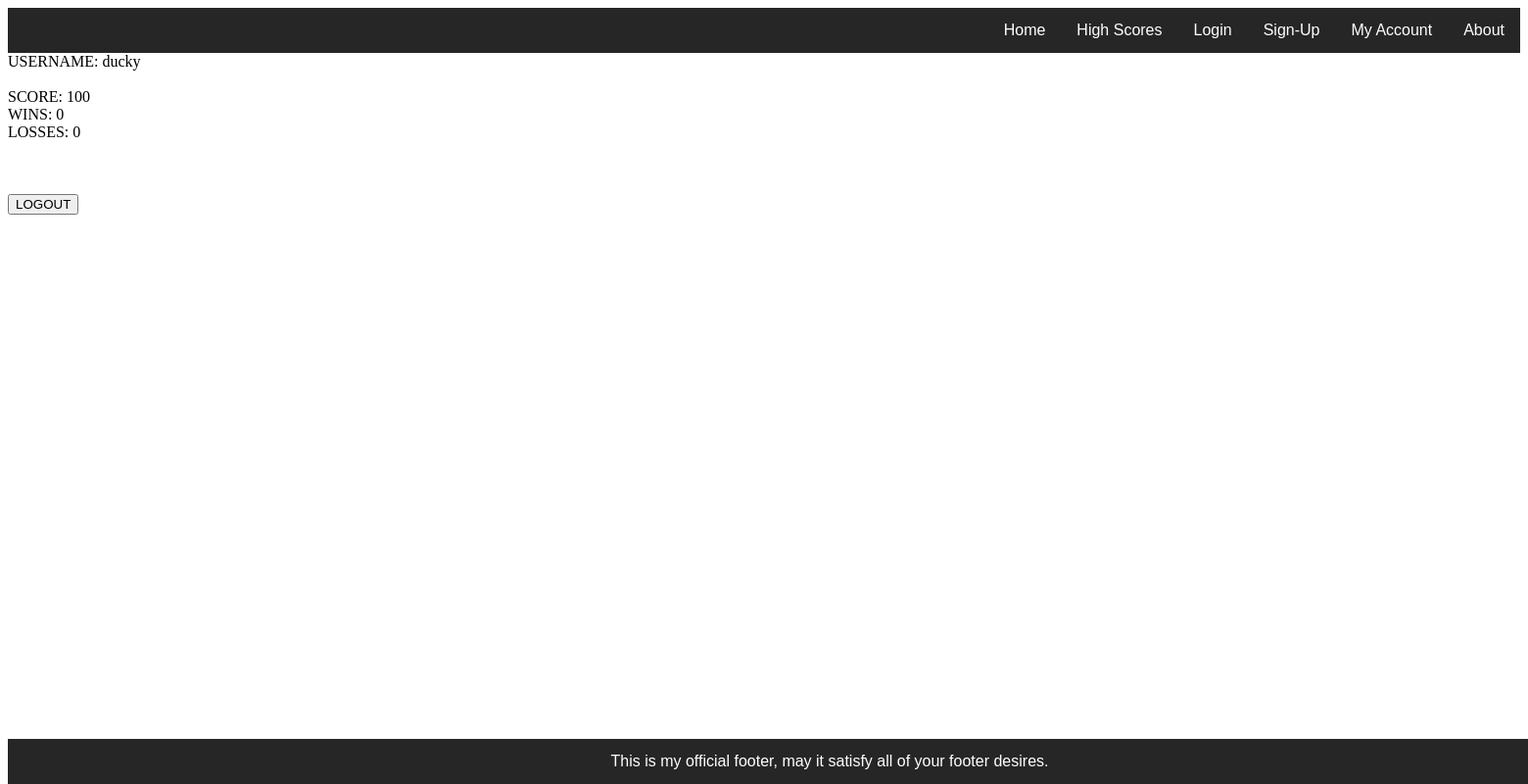
Screenshot of /myaccount.php (signed in) with the database file from the repository.
### tables this page shows
CREATE TABLE IF NOT EXISTS `Scores` (
  `username` varchar(10) NOT NULL,
  `game` varchar(10) NOT NULL,
  `score` int(10) DEFAULT '100',
  `wins` int(10) DEFAULT '0',
  `loses` int(10) DEFAULT '0',
  PRIMARY KEY (`username`,`game`)
);

### myaccount.php (the view, shortened to what this page needs)
<?php include ("header.php"); ?>
<body id="bod" onload="displayPoints();">
<?php include ("nav.php");?>
<?php
$servername = "oniddb.cws.oregonstate.edu";
$username = "brunip-db";
$password = "fl83BSmLYDLyy9gL";
$dbname = "brunip-db";
$conn = new mysqli($servername, $username, $password, $dbname);
$user = $_SESSION["username"];
$sql = "SELECT username, score, wins, loses FROM Scores WHERE username='$user' AND game='rps'";
$result = $conn->query($sql);
if ($result->num_rows > 0) {
    while($row = $result->fetch_assoc()) {
        echo "USERNAME: " . $row["username"]. "<br><br>  SCORE: " . $row["score"]. "<br>  WINS: " . $row["wins"]. "<br> LOSSES: " . $row["loses"]. "<br><br><br><br>";
    }
} else {
    echo "0 results";
}
echo "<FORM METHOD='POST' ACTION='logout.php'>
	  <button type='submit'>LOGOUT</button>
	  </FORM>";
?>
<?php include ("footer.php"); ?>
</body>
</html>

### rows the page displays
scores: username "ducky", score "100", wins "0", loses "0"
